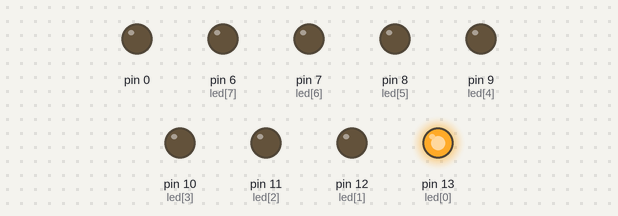
Simulated run of this sketch. Board: Arduino Uno, built with avr-gcc and run on an emulated ATmega328P. On the bench: output pins drawn as LEDs (lit = HIGH).

Above: at 0.05 s.
At 0.8 s:
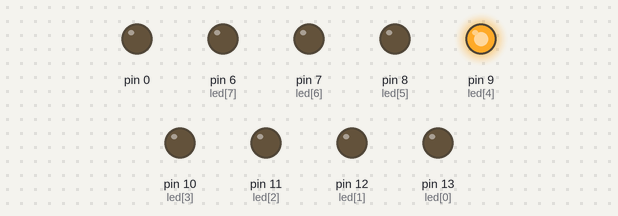
At 1.6 s:
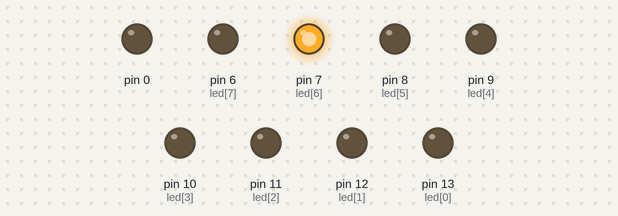
At 3.2 s:
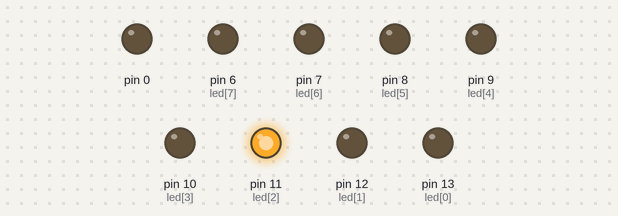
At 4.6 s:
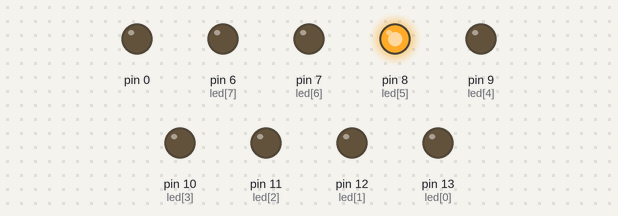
At 6.2 s:
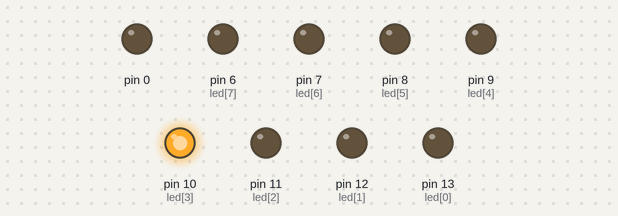
Timing chart, 0 to 6.5 s (numbered marks = the images above):
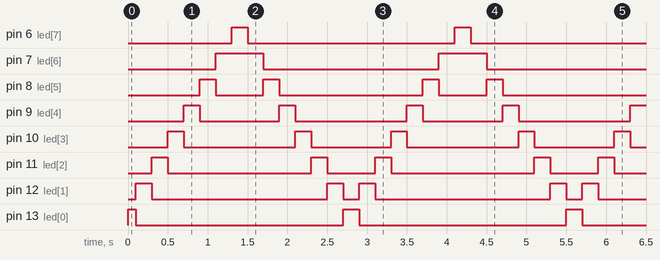

Measured:
- by itself, pin 6 (led[7]): alternates HIGH for 0.20 s and LOW for 2.6 s
- by itself, pin 7 (led[6]): alternates HIGH for 0.60 s and LOW for 2.2 s
- by itself, pin 8 (led[5]): repeats every 2.8 s: LOW 0.60 s, HIGH 0.20 s, LOW 1.8 s, HIGH 0.20 s
- by itself, pin 9 (led[4]): repeats every 2.8 s: LOW 1.0 s, HIGH 0.20 s, LOW 1.4 s, HIGH 0.20 s
- by itself, pin 10 (led[3]): repeats every 2.8 s: LOW 1.4 s, HIGH 0.20 s, LOW 1.0 s, HIGH 0.20 s
- by itself, pin 11 (led[2]): repeats every 2.8 s: LOW 1.8 s, HIGH 0.20 s, LOW 0.60 s, HIGH 0.20 s
- by itself, pin 12 (led[1]): repeats every 2.8 s: LOW 2.2 s, HIGH 0.20 s, LOW 0.20 s, HIGH 0.20 s
- by itself, pin 13 (led[0]): repeats every 2.8 s: LOW 2.6 s, HIGH 0.20 s

The sketch:

project5.ino
```cpp
byte led[] = {13,12,11,10,9,8,7,6};
byte ledDelay = 100;

void setup(){
  for (int x =0; x<10; x++){
    pinMode(led[x], OUTPUT);
  }
}

void loop(){
  digitalWrite(led[7],LOW);
  digitalWrite(led[0], HIGH);
  for (int x=1; x<7; x++){
    delay(ledDelay);
    digitalWrite(led[x-1], LOW);
    digitalWrite(led[x], HIGH);
    delay(ledDelay);
  }

  for (int x=7; x>=0; x--){
    delay(ledDelay);
    digitalWrite(led[x+1], LOW);
    digitalWrite(led[x], HIGH);
    delay(ledDelay);
  }


}
```
